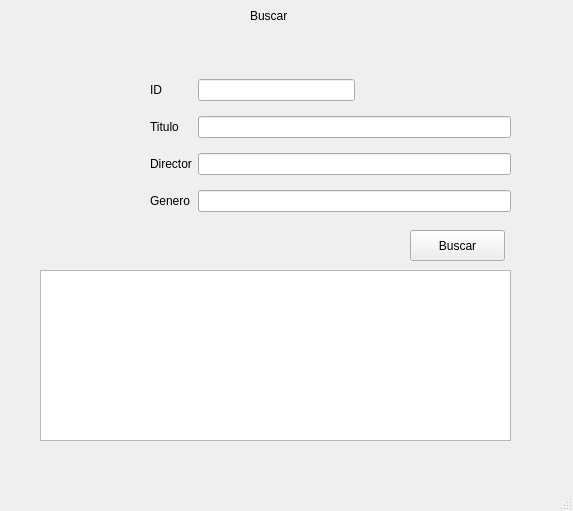
<?xml version="1.0" encoding="UTF-8"?>
<ui version="4.0">
 <class>MainWindow</class>
 <widget class="QMainWindow" name="MainWindow">
  <property name="geometry">
   <rect>
    <x>0</x>
    <y>0</y>
    <width>573</width>
    <height>511</height>
   </rect>
  </property>
  <property name="windowTitle">
   <string>PyMovie-Search</string>
  </property>
  <widget class="QWidget" name="centralwidget">
   <widget class="QTableWidget" name="tableWidget">
    <property name="geometry">
     <rect>
      <x>40</x>
      <y>270</y>
      <width>471</width>
      <height>171</height>
     </rect>
    </property>
   </widget>
   <widget class="QWidget" name="gridLayoutWidget">
    <property name="geometry">
     <rect>
      <x>150</x>
      <y>70</y>
      <width>361</width>
      <height>154</height>
     </rect>
    </property>
    <layout class="QGridLayout" name="gridLayout">
     <item row="2" column="0">
      <widget class="QLabel" name="label_3">
       <property name="text">
        <string>Director</string>
       </property>
      </widget>
     </item>
     <item row="1" column="0">
      <widget class="QLabel" name="label_2">
       <property name="text">
        <string>Titulo</string>
       </property>
      </widget>
     </item>
     <item row="0" column="0">
      <widget class="QLabel" name="label">
       <property name="text">
        <string>ID</string>
       </property>
      </widget>
     </item>
     <item row="1" column="1">
      <widget class="QLineEdit" name="lineEdittitile">
       <property name="enabled">
        <bool>true</bool>
       </property>
      </widget>
     </item>
     <item row="0" column="1">
      <layout class="QHBoxLayout" name="horizontalLayout">
       <item>
        <widget class="QLineEdit" name="lineEditid">
         <property name="enabled">
          <bool>true</bool>
         </property>
        </widget>
       </item>
       <item>
        <spacer name="horizontalSpacer">
         <property name="orientation">
          <enum>Qt::Horizontal</enum>
         </property>
         <property name="sizeHint" stdset="0">
          <size>
           <width>40</width>
           <height>20</height>
          </size>
         </property>
        </spacer>
       </item>
      </layout>
     </item>
     <item row="2" column="1">
      <widget class="QLineEdit" name="lineEditdirector">
       <property name="enabled">
        <bool>true</bool>
       </property>
      </widget>
     </item>
     <item row="3" column="0">
      <widget class="QLabel" name="label_4">
       <property name="text">
        <string>Genero</string>
       </property>
      </widget>
     </item>
     <item row="3" column="1">
      <widget class="QLineEdit" name="lineEditgenero"/>
     </item>
    </layout>
   </widget>
   <widget class="QLabel" name="title_search">
    <property name="geometry">
     <rect>
      <x>40</x>
      <y>10</y>
      <width>64</width>
      <height>21</height>
     </rect>
    </property>
    <property name="text">
     <string/>
    </property>
   </widget>
   <widget class="QPushButton" name="pushButton">
    <property name="geometry">
     <rect>
      <x>410</x>
      <y>230</y>
      <width>95</width>
      <height>31</height>
     </rect>
    </property>
    <property name="text">
     <string>Buscar</string>
    </property>
   </widget>
   <widget class="QLabel" name="title">
    <property name="geometry">
     <rect>
      <x>250</x>
      <y>-10</y>
      <width>191</width>
      <height>51</height>
     </rect>
    </property>
    <property name="text">
     <string>Buscar</string>
    </property>
   </widget>
   <widget class="QLabel" name="logo">
    <property name="geometry">
     <rect>
      <x>30</x>
      <y>110</y>
      <width>111</width>
      <height>171</height>
     </rect>
    </property>
    <property name="text">
     <string/>
    </property>
   </widget>
  </widget>
  <widget class="QMenuBar" name="menubar">
   <property name="geometry">
    <rect>
     <x>0</x>
     <y>0</y>
     <width>573</width>
     <height>27</height>
    </rect>
   </property>
  </widget>
  <widget class="QStatusBar" name="statusbar"/>
 </widget>
 <resources/>
 <connections/>
</ui>
